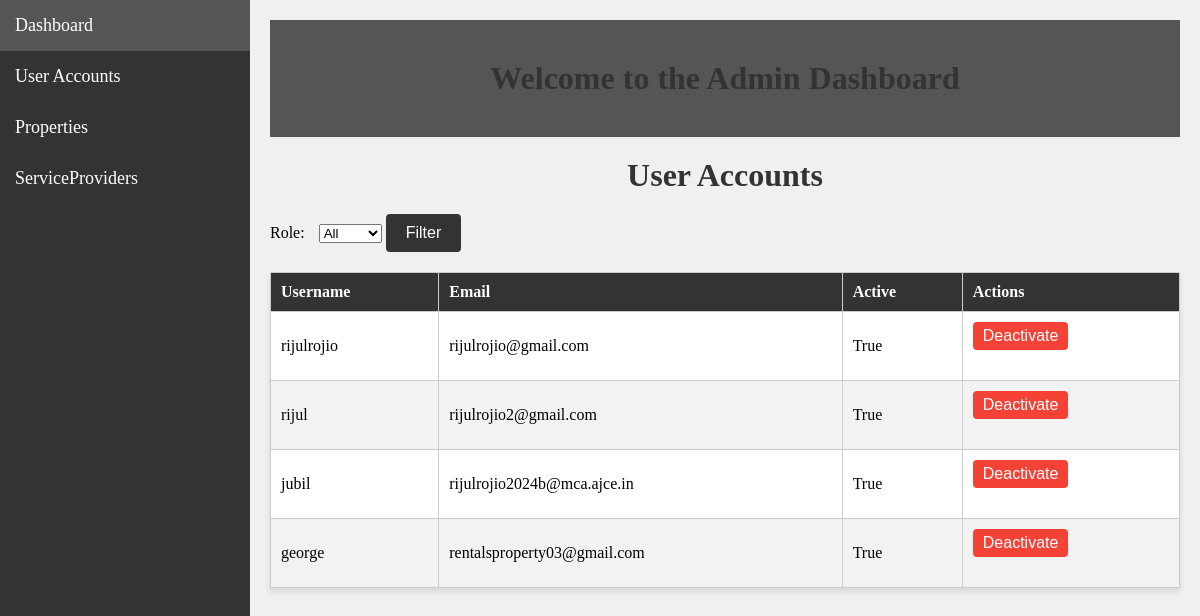
Page /adminregusers/ on the earlier database version.
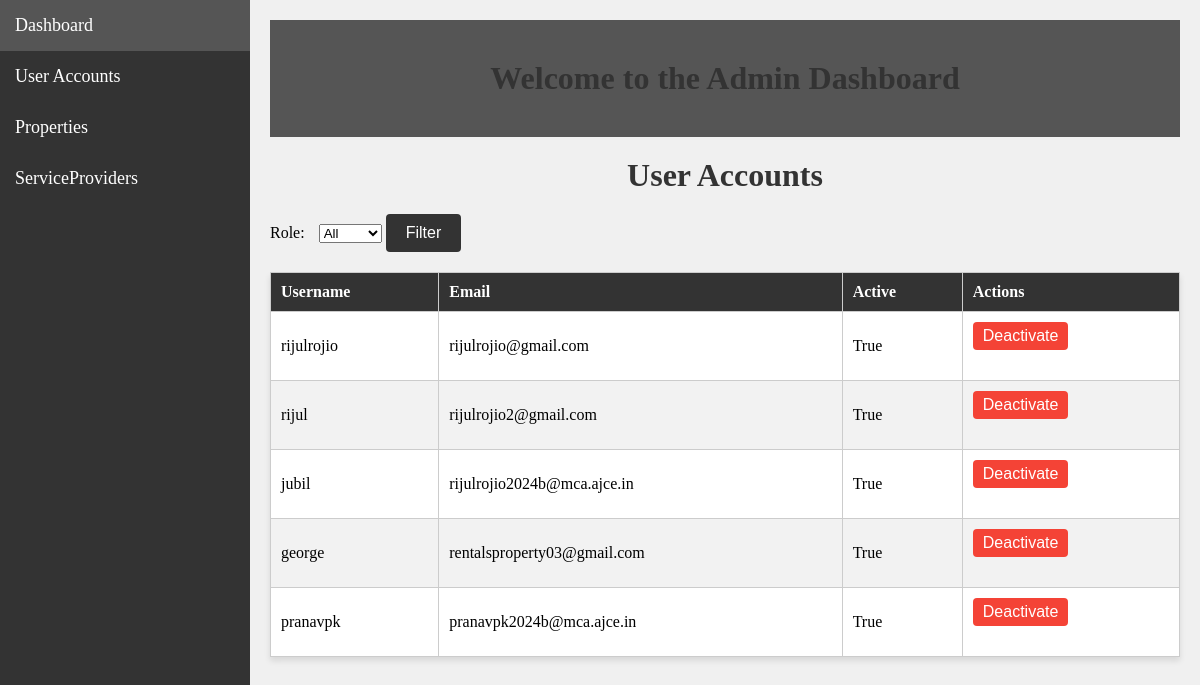
Same page on the later database version.
### rental/models.py (models this page shows, shortened)
class CustomUser(AbstractUser):
    role = models.CharField(max_length=15)  # For custom user roles, if needed
    class Meta:
        verbose_name = 'User'
        verbose_name_plural = 'Users'

### rental/views.py (the view)
# urls.py: path('adminregusers/', views.adminreg, name='adminregusers'),
def adminreg(request):
    role_filter = request.GET.get('role')
    if role_filter:
        if role_filter == "tenant":
            profiles = CustomUser.objects.filter(Q(role=role_filter) & ~Q(is_superuser=True))
        else:
            profiles = CustomUser.objects.filter(Q(role=role_filter) & ~Q(is_superuser=True))
    else:
        profiles = CustomUser.objects.filter(~Q(is_superuser=True))  # Exclude superusers
    return render(request, 'adminregusers.html', {'profiles': profiles})

### templates/adminregusers.html (shortened to what this page needs)
{% load static %}
<!DOCTYPE html>
<html>
<head>
</head>
<body>
    <div class="sidebar">
        <a href="{% url  'adminhome' %}">Dashboard</a>
        <a href="{% url 'adminregusers' %}">User Accounts</a>
        <a href="{% url 'admprop' %}">Properties</a>
        <a href="{% url 'adminserpropage' %}">ServiceProviders</a>
    </div>
    <div class="content">
        <div class="header">
            <h1>Welcome to the Admin Dashboard</h1>
        </div>
        <h1>User Accounts</h1>
        <form method="GET" action="{% url 'adminregusers' %}">
            <label for="role">Role:</label>
            <select name="role">
                <option value="">All</option>
            </select>
            <button type="submit" class="filter-button">Filter</button>
        </form>
        <table class="user-table">
            <thead>
                <tr>
                    <th>Username</th>
                    <th>Email</th>
                    <th>Active</th>
                    <th>Actions</th>
                </tr>
            </thead>
            <tbody>
                {% for profile in profiles %}
                    <tr>
                        <td>{{ profile.username }}</td>
                        <td>{{ profile.email }}</td>
                        <td>{{ profile.is_active }}</td>
                        <td>
                            {% if profile.is_active %}
                                <form method="post" action="{% url 'deactivate_user' profile.id %}">
                                    <button type="submit" class="deactivate-button">Deactivate</button>
                                </form>
                            {% else %}
                                <form method="post" action="{% url 'activate_user' profile.id %}">
                                    {% csrf_token %}
                                    <button type="submit" class="activate-button">Activate</button>
                                </form>
                            {% endif %}
                        </td>
                    </tr>
                {% endfor %}
            </tbody>
        </table>
    </div>
</body>
</html>

Differences in the rows shown:
added CustomUser: username "pranavpk", email "pranavpk2024b@mca.ajce.in", is_active "True", shows "Deactivate"
